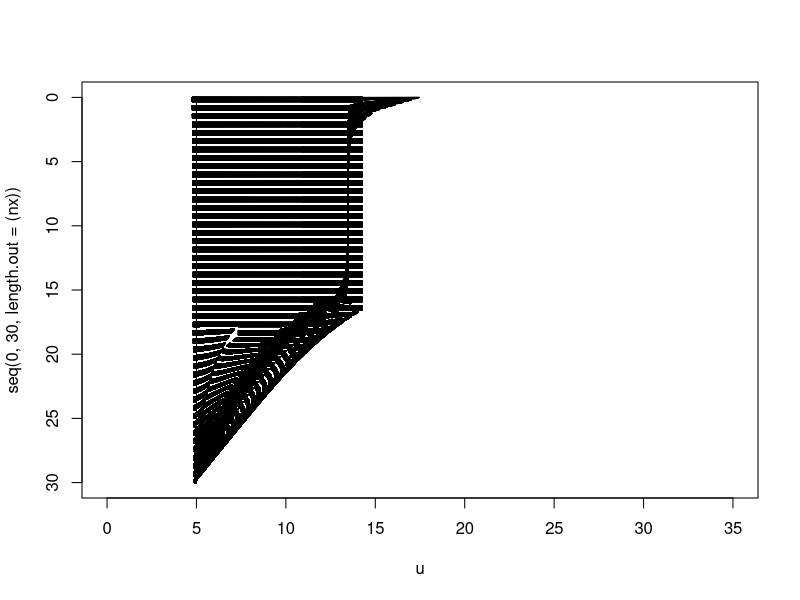

This figure's R source: (Note: a time limit stopped this script after it produced the figure.)
#!/usr/bin/env python3
# -*- coding: utf-8 -*-

#' Created on Thu Aug 19 11:29:34 2021
#' 
#' @author: robert
#' @email: rladwig2@wisc.edu
#' 
#' temperature equation as Tt = 1/A K Tzz
#' Diffusion code is based on 12 steps to Navier-Stokes by (c) Lorena A. Barba, Gilbert F. Forsyth 2017.
#' 
#' Eddy diffusivity is estimated from buoyancy frequency according to Hondzo and Stefan (1993)
#' 
#' Mixing dynamics code is taken from Herb & Stefan (2004) Temperature stratification and Mixing 
#' Dynamics in a Shallow Lake with Submersed Macrophytes. Lake & Reservoir Management
#' https://www.tandfonline.com/doi/pdf/10.1080/07438140409354159
#' 
#' Convective overturn algorithm is taken from Salorante & Andersen (2007) MyLake—A multi-year 
#' lake simulation model code suitable for uncertainty and sensitivity analysis simulations. 
#' Ecological Modeling
#' https://doi.org/10.1016/j.ecolmodel.2007.03.018 


nx = 30
dx = 2 / (nx - 1)
days = 365*1
nt = 86400 * days    #the number of timesteps we want to calculate
nu = 1e-6 #the value of viscosity
sigma = .2 #sigma is a parameter, we'll learn more about it later
dt = sigma * dx**2 / max(nu) #dt is defined using sigma ... more later!
# dt = 1 
dx = 1.03

# area and depth values of our lake 
area = seq(-1e2,0, length.out = nx) * (-1)
depth = seq(0,nx, length.out = nx)

calc_dens <-function(wtemp){
  dens = 999.842594 + (6.793952 * 1e-2 * wtemp) - (9.095290 * 1e-3 *wtemp**2) + 
    (1.001685 * 1e-4 * wtemp**3) - (1.120083 * 1e-6* wtemp**4) + 
    (6.536336 * 1e-9 * wtemp**5)
  return(dens)
}

# here we define our initial profile
u = rep(1,max(nx))  * 5#10    
# u[(0):(10)] = 7

rho = calc_dens(u)

# this is our attempt for turbulence closure, estimating eddy diffusivity
eddy_diffusivity <-function(rho, depth, g, rho_0){
  buoy = rep(1, length(nx)) * 7e-5
  for (i in seq(1, nx-1)){#range(0, nx - 1):
    buoy[i] = sqrt( abs(rho[i+1] - rho[i]) / (depth[i+1] - depth[i]) * g/rho_0 )
  }
  
  low_values_flags = buoy < 7e-5  # Where values are low
  buoy[low_values_flags] = 7e-5
  
  kz = 0.00706 *( 3.8 * 1e1)**(0.56) * (buoy)**(-0.43)
  return(kz)
}

kz = eddy_diffusivity(rho, depth, 9.81, 998.2) / 86400# 1e4

# plot initial profile
plot( u, seq(0, 30, length.out=(nx)),  
      ylim = rev(range(seq(0, 30, length.out=(nx)))), xlim = c(0,35), type ='l');
# lines( u, seq(0, 30, length.out=(nx)),  
       # ylim = rev(range(seq(0, 30, length.out=(nx)))) );

# atmospheric boundary conditions
bc =c(seq(0,350, length.out = 43200) ,seq(350,0, length.out=43200)) 
bc.approx = approxfun(x = seq(1,86400), y = bc, method = "linear", rule = 2)
# linearize bc to get bigger time steps

bound <- matrix(c(seq(1,12,1),
                  169, 274, 414, 552, 651, 684, 642, 537, 397, 259, 160, 127,
                  8.3, 9., 13.5,13.9,21.8,24.7,29.4,26.6,24.9,15.,9.7,6.6,
                  2.8,3.3,4.9,4.,5.3,7.8,11.8,11.5,7.7,6.8,6.5,2.4,
                  11.6,11.7,16.4,15.6,16.6,16.7,12.7,11.7,14.,12.9,14.8,11.6), nrow = 12, byrow = FALSE)
bound <- as.data.frame(bound)
colnames(bound) <- c('Month','Jsw','Tair','Dew','vW')
bound$Uw <- 19.0 + 0.95 * (bound$vW * 1000/3600)^2 # function to calculate wind shear stress (and transforming wind speed from km/h to m/s)
bound$vW <- bound$vW * 1000/3600
bound$Day <- cumsum(c(1,31,28,31,30,31,30,31,31,30,31,30))

Jsw <- approxfun(x = bound$Day * 24 * 3600, y = bound$Jsw, method = "linear", rule = 2)
Tair <- approxfun(x = bound$Day* 24 * 3600, y = bound$Tair, method = "linear", rule = 2)
Dew <- approxfun(x = bound$Day* 24 * 3600, y = bound$Dew, method = "linear", rule = 2)
Uw <- approxfun(x = bound$Day* 24 * 3600, y = bound$Uw, method = "linear", rule = 2)
vW <- approxfun(x = bound$Day* 24 * 3600, y = bound$vW, method = "linear", rule = 2)

Rl <- 0.3
Acoeff <- 0.6 # coefficient between 0.5 - 0.7
sigma <- 11.7 * 10^(-8) # cal / (cm2 d K4) or: 4.9 * 10^(-3) # Stefan-Boltzmann constant in [J (m2 d K4)-1]
eps <- 0.97 # emissivity of water
rho <- 0.9982 # density (g per cm3)
cp <- 0.99 # specific heat (cal per gram per deg C)
c1 <- 0.47 # Bowen's coefficient
a <- 7 # constant
c <- 9e4 # empirical constant
g <- 9.81  # gravity (m/s2)

reflect <- 0.6 # fraction of reflected solar radiation
infra = 0.3 # fraction infrared radiation
kd = 0.2 # light attenuation coefficient
km = 0.4 # specific light attenuation coefficient for macrophytes
P = 0 # macrophyte biomass per unit volume in gDW m-3

um <- c()
# modeling code for vertical 1D diffusion
for (n in 1:floor(nt/dt)){  #iterate through time
  un = u ##copy the existing values of u into un
  kz = eddy_diffusivity(calc_dens(un), depth, 9.81, 998.2) / 86400#1e4
  kzn = kz     # u[0] = un[0] + 1/area[0] * kzn[0] * dt / dx**3 * (2 * un[0] - 5 * un[0+1] + 4 * un[0+2] - un[0+3]) + bc[n]/(depth[0+1]-depth[0]) * 1/(4181 * calc_dens(un[0]))
  # u[0] = un[0] + bc[n]/(depth[0+1]-depth[0]) * 1/(4181 * calc_dens(un[0]) * area[0])
  eair <- (4.596 * exp((17.27 * Dew(n * dt)) / (237.3 + Dew(n * dt)))) # air vapor pressure
  esat <- 4.596 * exp((17.27 * Tair(n * dt)) / (237.3 + Tair(n * dt))) # saturation vapor pressure
  RH <- eair/esat *100 # relative humidity
  es <- 4.596 * exp((17.27 * u[1])/ (273.3+u[1]))
  Q <- (Jsw(n * dt) + 
          (sigma * (Tair(n * dt) + 273)^4 * (Acoeff + 0.031 * sqrt(eair)) * (1 - Rl)) - # longwave radiation into the lake
    (eps * sigma * (u[1] + 273)^4)  - # backscattering longwave radiation from the lake
    (c1 * Uw(n * dt) * (u[1] - Tair(n * dt))) - # convection
    (Uw(n * dt) * ((es) - (eair))) ) # evaporation
  
  H = (1- reflect) * (1- infra) * Jsw(n * dt) * exp(-(kd + km * P) *seq(1,nx)) 
  
  u[1] = un[1] + # kzn[1] * dt / dx**2 *  (un[2] - un[1]) + #1/area[1] *
     Q * area[1]/(4181 * calc_dens(un[1]) ) +
     H[1] * 1/(4181 * calc_dens(un[1]) ) #* area[0]) bc.approx(n*dt)/(depth[1+1]-depth[1])
  # u[nx] = un[nx] + 1/area[nx] * kzn[nx] * dt / dx**3 * (2 * un[dx] - 5 * un[dx-1] + 4 * un[dx-2] - un[dx-3])
  for (i in 2:(nx-1)){
    u[i] = un[i] + #1/area[i] *# (area[i]-area[i+1])/(depth[i+1]-depth[i]) * 
      kzn[i] * dt / dx**2 * (un[i+1] - 2 * un[i] + un[i-1]) +
      H[i] * 1/(4181 * calc_dens(un[i]) )
  }
  
  # the mixed layer depth is determined for each time step by comparing kinetic enery available
  # from wind and the potential energy required to completely mix the water column to a given depth
  Zcv <- seq(1, nx) %*% area / sum(area)
  KE = Uw(n * dt) *  vW(n * dt) * dt
  maxdep = 1
  for (dep in 1:(nx)){
    if (dep == 1){
      # PE = seq(1,nx)[dep] * g * ( seq(1,nx)[dep+1] - Zcv) * (
        # calc_dens(un[dep+1]) - calc_dens(un[dep]))
      PE = abs(g/area[1] *  ( seq(1,nx)[dep] - Zcv) * area[dep] * calc_dens(u[dep]) * 1 )
    } else {
      PEprior = PE
      # PE = seq(1,nx)[dep] * g * ( seq(1,nx)[dep+1] - Zcv) * (
        # calc_dens(un[dep+1]) - calc_dens(un[dep])) + PEprior
      PE = abs(g/area[1] *  ( seq(1,nx)[dep] - Zcv) * area[dep] * calc_dens(u[dep]) * 1 +
        PEprior)
      # PE = abs(g/area[1] *  ( seq(1,nx)[1:dep] - Zcv) * area[1:dep] * calc_dens(un[1:dep]) + seq(1,nx)[1:dep])
    }
    # PE = abs(g/area[1] *  ( seq(1,nx)[1:dep] - Zcv) * area[1:dep] * calc_dens(un[1:dep]) + seq(1,nx)[1:dep]) 
      if (PE > KE){
        maxdep = dep
        break
      }
    maxdep = dep
  }
  # if (maxdep != 1){print('mixing!')}
  u[1:maxdep] = mean(u[1:maxdep])#rep(u[1],maxdep)#max(u[1:maxdep])
  
  # convective overturn: Convective mixing is induced by an unstable density profile. 
  # All groups of water layers where the vertical density profile is unstable are mixed with the 
  # first stable layer below the unstable layer(s) (i.e., a layer volume weighed means of 
  # temperature and other variables are calculated for the mixed water column). 
  # This procedure is continued until the vertical density profile in the whole water column becomes neutral or stable.
  dens_u = calc_dens(u) 
  diff_dens_u <- (diff(dens_u)) 
  diff_dens_u[abs(diff(dens_u)) < 1e-4] = 0
  while (any(diff_dens_u < 0)){
    dens_u = calc_dens(u) 
    for (dep in 1:(nx-1)){
      if (dens_u[dep+1] < dens_u[dep] & abs(dens_u[dep+1] - dens_u[dep]) > 1e-4){
        u[dep:(dep+1)] = mean(u[dep:(dep+1)])#max(u[1:maxdep])
        # print(dep)
        break
      }
    }
    dens_u = calc_dens(u) 
    diff_dens_u <- (diff(dens_u)) 
    diff_dens_u[abs(diff(dens_u)) < 1e-4] = 0
  }

  
  um <- cbind(um, u)
  
  
  lines( u, seq(0, 30, length.out=(nx)),
          ylim = rev(range(seq(0, 30, length.out=(nx)))), lty = 'dashed');
}

str(um)
plot(seq(1, ncol(um))*dt/24/3600, um[1,], col = 'red', type = 'l', xlab = 'Time (d)', ylab='Temeprature (degC)')
lines(seq(1, ncol(um))*dt/24/3600, um[15,], col = 'orange', lty = 'dashed')
lines(seq(1, ncol(um))*dt/24/3600, um[18,], col = 'green', lty = 'dashed')
lines(seq(1, ncol(um))*dt/24/3600, um[20,], col = 'magenta', lty = 'dashed')
lines(seq(1, ncol(um))*dt/24/3600, um[25,], col = 'blue', lty = 'dashed')

for (i in seq(1,ncol(um), length.out = 200)){
  i = floor(i)
  png(paste0('Projects/animation_macrophyte/',i,'.png'))
  plot(um[,i], seq(0,30, length.out=nx),
       ylim = rev(range(seq(0, 30, length.out=(nx)))), col = 'red', type = 'l', xlab = 'Time (d)', ylab='Temperature (degC)',
       xlim = c(4,20), main = paste0('time (d): ',round((i*dt)/24/3600,1)))
  dev.off()
}

filled.contour(x = seq(1, ncol(um))*dt/24/3600,
        y = seq(1, nx),
        z = t(um))
